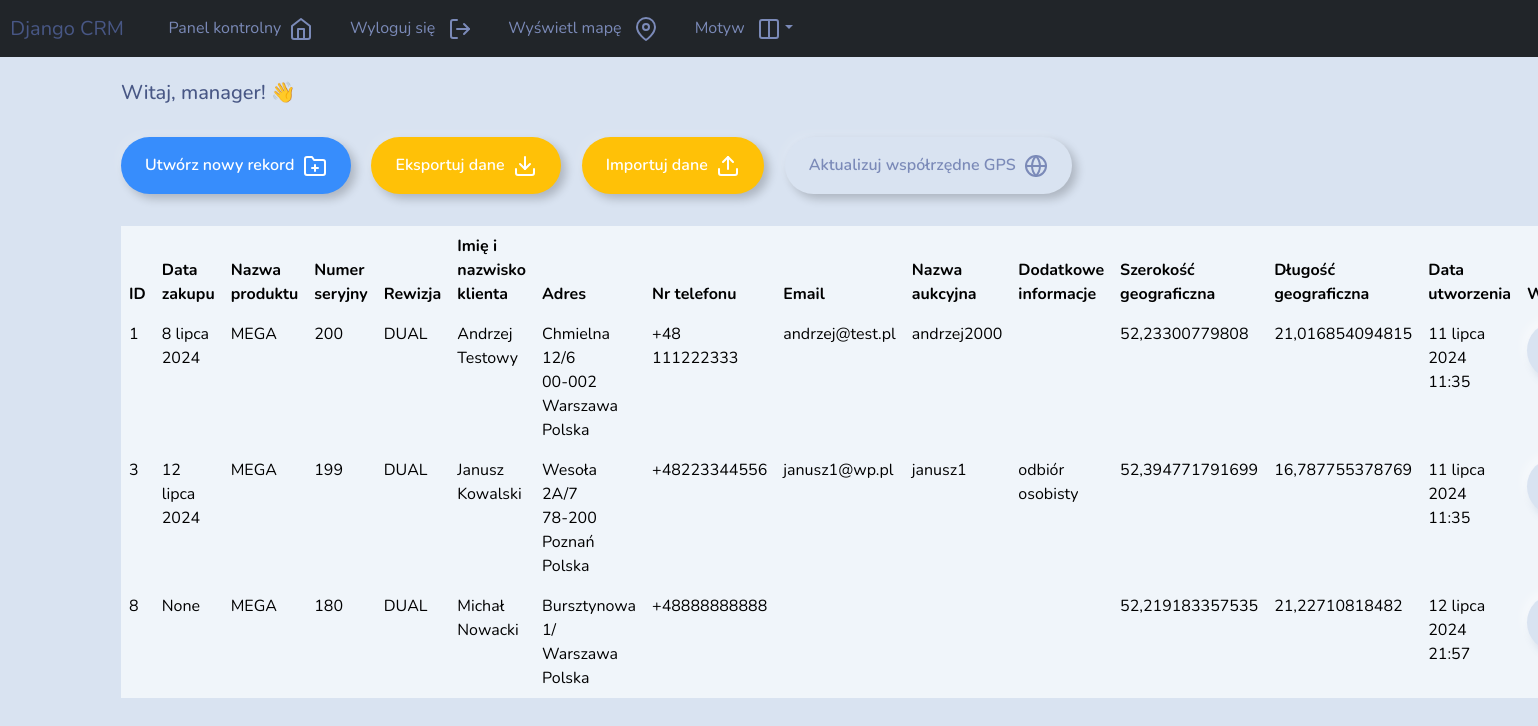
The app's page /dashboard (signed in), older data.
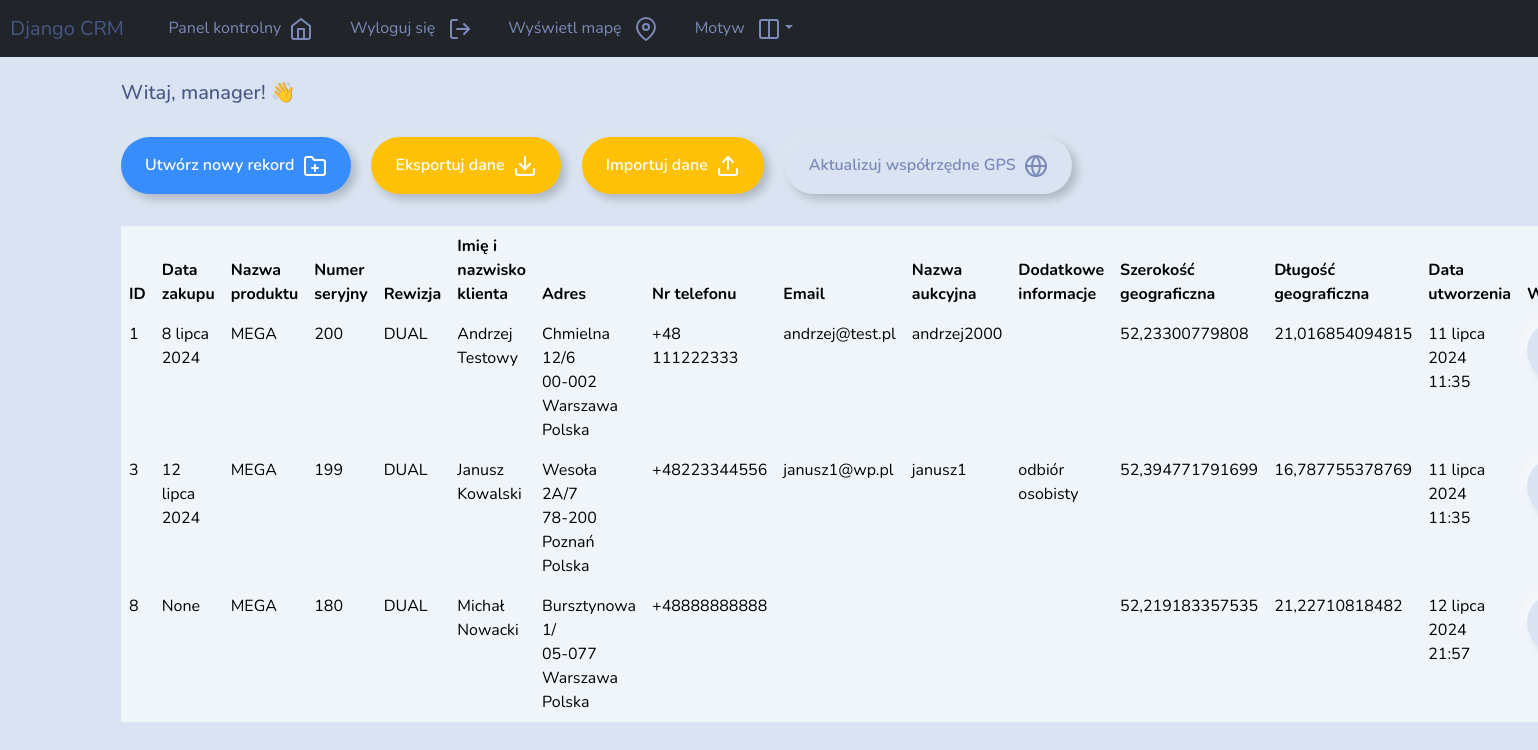
The same page, newer data.
### webapp/models.py (models this page shows, shortened)
class Record(models.Model):
    creation_date = models.DateTimeField(auto_now_add=True)
    purchase_date = models.DateField(blank=True, null=True)  # Allows blank and NULL
    product_name = models.CharField(max_length=100, blank=True)  # Allows blank
    serial_number = models.CharField(max_length=100, blank=True)  # Allows blank
    revision = models.CharField(max_length=100, blank=True)  # Allows blank
    customer_first_name = models.CharField(max_length=100, blank=True)  # Allows blank
    customer_last_name = models.CharField(max_length=100, blank=True)  # Allows blank
    address_street = models.CharField(max_length=100, blank=True)  # Allows blank
    address_building = models.CharField(max_length=100, blank=True)  # Allows blank
    address_apartment = models.CharField(max_length=100, blank=True)  # Allows blank
    address_city = models.CharField(max_length=100, blank=True)  # Allows blank
    address_postal_code = models.CharField(max_length=100, blank=True)  # Allows blank
    address_country = models.CharField(max_length=100, blank=True)  # Allows blank
    phone_number = PhoneNumberField(blank=True, null=True)  # Allows blank
    email = models.EmailField(max_length=100, blank=True)  # Allows blank
    auction_name = models.CharField(max_length=100, blank=True)  # Allows blank
    additional_info = models.TextField(max_length=1000, blank=True)  # Allows blank
    gps_latitude = models.FloatField(null=True, blank=True)  # Allows NULL and blank
    gps_longitude = models.FloatField(null=True, blank=True)  # Allows NULL and blank

### webapp/views.py (the view)
# urls.py: path('dashboard', views.dashboard, name='dashboard'),
@login_required(login_url='user_login')
def dashboard(request):
    my_records = Record.objects.all()
    context = {'records': my_records}
    return render(request, 'webapp/dashboard.html', context=context)

### webapp/templates/webapp/dashboard.html (shortened to what this page needs)
{% extends 'webapp/base.html' %}
{% load static %}
{% block content %}
<h5>Witaj, {{user}}! 👋</h5>
<a class="btn btn-outline-primary btn-md" href="{% url 'create_record' %}">Utwórz nowy rekord&nbsp;&nbsp;<i data-feather="folder-plus"></i></a>
<a class="btn btn-outline-warning btn-md" href="{% url 'export_data' %}">Eksportuj dane&nbsp;&nbsp;<i data-feather="download"></i></a>
<a class="btn btn-outline-warning btn-md" href="{% url 'import_data' %}">Importuj dane&nbsp;&nbsp;<i data-feather="upload"></i></a>
<a class="btn btn-outline-secondary btn-md" href="{% url 'update_coordinates' %}">Aktualizuj współrzędne GPS&nbsp;&nbsp;<i data-feather="globe"></i></a>
<table class="table table-light table-hover">
    <thead class="thead-light">
        <tr>
            <th scope="col">ID</th>
            <th scope="col">Data zakupu</th>
            <th scope="col">Nazwa produktu</th>
            <th scope="col">Numer seryjny</th>
            <th scope="col">Rewizja</th>
            <th scope="col">Imię i nazwisko klienta</th>
            <th scope="col">Adres</th>
            <th scope="col">Nr telefonu</th>
            <th scope="col">Email</th>
            <th scope="col">Nazwa aukcyjna</th>
            <th scope="col">Dodatkowe informacje</th>
            <th scope="col">Szerokość geograficzna</th>
            <th scope="col">Długość geograficzna</th>
            <th scope="col">Data utworzenia</th>
            <th scope="col">Wyświetl</th>
        </tr>
    </thead>
    <tbody>
        {% if records %}
            {% for record in records %}
            <tr>
                <td>{{record.id}}</td>
                <td>{{record.purchase_date}}</td>
                <td>{{record.product_name}}</td>
                <td>{{record.serial_number}}</td>
                <td>{{record.revision}}</td>
                <td>{{record.customer_first_name}} {{record.customer_last_name}}</td>
                <td>{{record.address_street}} {{record.address_building}}/{{record.address_apartment}}<br>
                    {{record.address_postal_code}} {{record.address_city}}<br>
                    {{record.address_country}}
                </td>
                <td>{{record.phone_number}}</td>
                <td>{{record.email}}</td>
                <td>{{record.auction_name}}</td>
                <td>{{record.additional_info}}</td>
                <td>{{record.gps_latitude}}</td>
                <td>{{record.gps_longitude}}</td>
                <td>{{record.creation_date}}</td>
                <td>
                    <a class="btn btn-success btn-md" href="{% url 'view_record' record.id %}"></a>
                </td>
            </tr>
            {% endfor %}
        {% endif %}
    </tbody>
</table>
{% endblock %}

Row changes from the older to the newer data that the page shows:
changed Record "None": address_postal_code (not shown) → "05-077"
